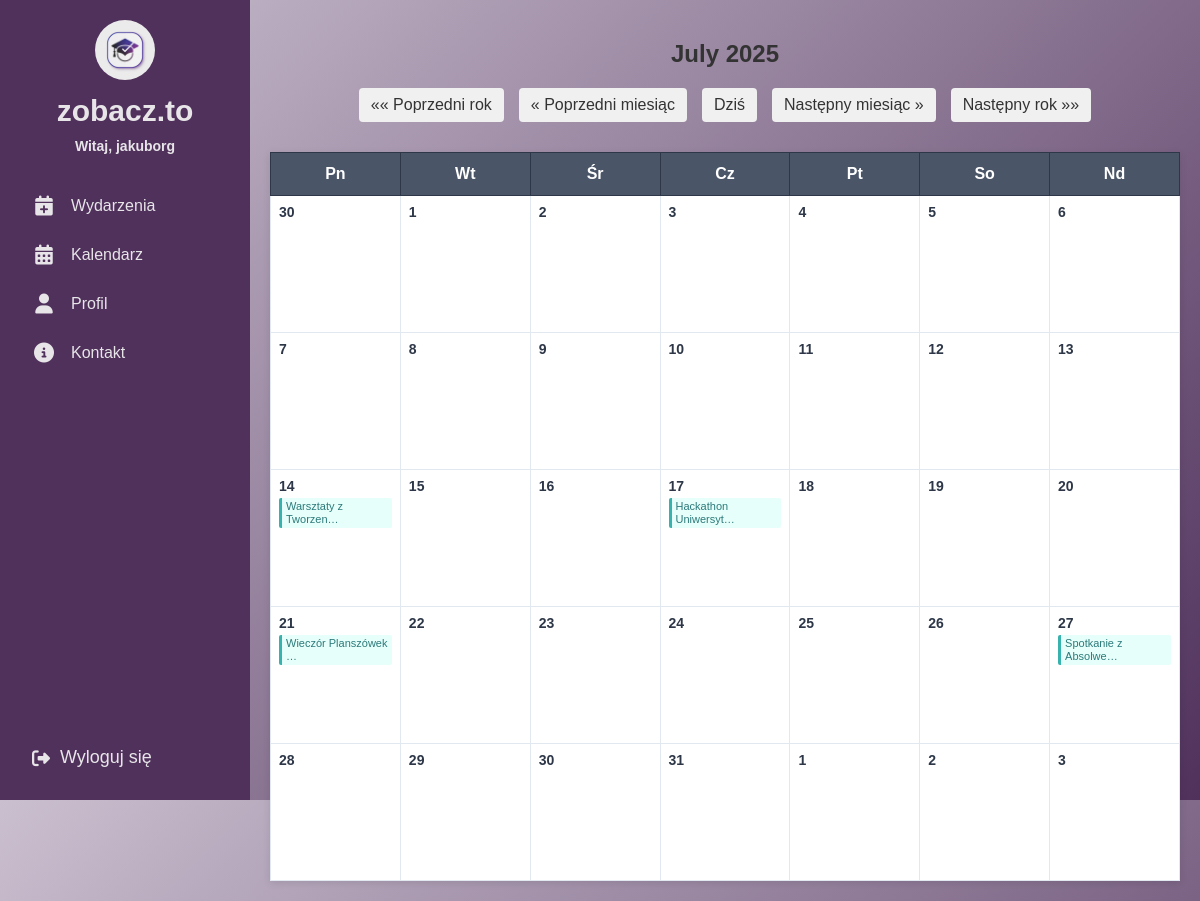
The page /events/calendar/2025/7/ (signed in) on the database its author committed.
### events/models.py (models this page shows, shortened)
class Event(models.Model):
    title = models.CharField("Tytuł", max_length=200)
    description = models.TextField("Opis wydarzenia")
    date = models.DateTimeField("Data")
    location = models.CharField("Lokalizacja", max_length=200)
    created_by = models.ForeignKey(User, on_delete=models.CASCADE, related_name="created_events")
    image = models.ImageField(upload_to='event_images/', null=True, blank=True)

### events/views.py (the view)
# urls.py: path("calendar/", views.custom_calendar_view, name="custom-calendar"),
def custom_calendar_view(request, year=None, month=None):
    today = date.today()
    year = int(year) if year else today.year
    month = int(month) if month else today.month
    cal = calendar.Calendar(firstweekday=0)  # Monday start
    month_days = cal.itermonthdates(year, month)
    events = Event.objects.filter(date__year=year, date__month=month)
    events_by_day = {}
    for event in events:
        day = event.date.date()
        events_by_day.setdefault(day, []).append(event)
    month_days_with_events = []
    for day in month_days:
        day_events = events_by_day.get(day, [])
        month_days_with_events.append({
            'day': day,
            'events': day_events
        })
    day_names = ["Pn", "Wt", "Śr", "Cz", "Pt", "So", "Nd"]
    context = {
        "month_days": month_days_with_events,
        "year": year,
        "month": month,
        "month_name": calendar.month_name[month],
        "day_names": day_names,
    }
    return render(request, "events/custom_calendar.html", context)

### templates/events/custom_calendar.html (shortened to what this page needs)
{% extends "base.html" %}
{% load static %}
{% block content %}
<div class="calendar-container">
    <div class="calendar-header">
        <h2>{{ month_name }} {{ year }}</h2>
    </div>
    <div class="calendar-navigation">
        <a href="{% url 'custom-calendar' year=year|add:'-1' month=month %}">&laquo;&laquo; Poprzedni rok</a>
        <a href="{% url 'custom-calendar' year=year month=month|add:'-1' %}">&laquo; Poprzedni miesiąc</a>
        <a href="{% url 'custom-calendar' %}">Dziś</a>
        <a href="{% url 'custom-calendar' year=year month=month|add:'1' %}">Następny miesiąc &raquo;</a>
        <a href="{% url 'custom-calendar' year=year|add:'1' month=month %}">Następny rok &raquo;&raquo;</a>
    </div>
    <table class="calendar-table">
        <thead>
            <tr>
                {% for day_name in day_names %}
                <th>{{ day_name }}</th>
                {% endfor %}
            </tr>
        </thead>
        <tbody>
            <tr>
            {% for day_data in month_days %}
                {% if forloop.counter0|divisibleby:7 and not forloop.first %}
                    </tr><tr>
                {% endif %}
                <td>
                    <div class="day-number">{{ day_data.day.day }}</div>
                    {% if day_data.events %}
                        <ul class="events-list">
                        {% for event in day_data.events %}
                            <li><a href="{% url 'event_detail' event.id %}" title="{{ event.title }}">{{ event.title|truncatechars:20 }}</a></li>
                        {% endfor %}
                        </ul>
                    {% endif %}
                </td>
            {% endfor %}
            </tr>
        </tbody>
    </table>
</div>
{% endblock %}

### templates/base.html (shortened to what this page needs)
{% load static %}
<!DOCTYPE html>
<html>
<head>
    <link rel="stylesheet" href="https://cdnjs.cloudflare.com/ajax/libs/font-awesome/6.4.0/css/all.min.css">
    <link rel="stylesheet" href="{% static 'css/home.css' %}">
    <link rel="stylesheet" href="{% static 'css/profile.css' %}">
    <link rel="stylesheet" href="{% static 'css/events.css' %}">
    <link rel="stylesheet" href="{% static 'css/organizer_request_form.css' %}">
    <link rel="stylesheet" href="{% static 'css/organizer_request_sent.css' %}">
    <link rel="stylesheet" href="{% static 'css/organizer_requests_list.css' %}">
</head>
<body>
<div class="sidebar">
  <div class="top">
    <div class="logo">
      <a href="{% url 'home' %}">
        <img src="{% static 'images/logo.jpeg' %}" alt="Logo">
      </a>
      <span class="site-name">zobacz.to</span>
      {% if user.is_authenticated %}
        <span class="username">Witaj, {{ user.username }}</span>
      {% endif %}
    </div>
    <div class="menu">
      <a href="{% url 'events_list' %}">
        <i class="fas fa-calendar-plus"></i>
        <span class="label">Wydarzenia</span>
      </a>
      <a href="{% url 'custom-calendar' %}">
        <i class="fas fa-calendar-alt"></i>
        <span class="label">Kalendarz</span>
      </a>
      <a href="{% url 'profile' %}">
        <i class="fas fa-user"></i>
        <span class="label">Profil</span>
      </a>
      <a href="{% url 'contact' %}">
        <i class="fas fa-info-circle"></i>
        <span class="label">Kontakt</span>
      </a>
    </div>
  </div>
  <div class="bottom">
    <form action="{% url 'logout' %}" method="post">
      <button type="submit">
        <i class="fas fa-sign-out-alt"></i>
        <span class="logout-label">Wyloguj się</span>
      </button>
    </form>
  </div>
</div>
  <main>
    <div class="main-content">
    {% block content %}
    {% endblock content %}
  </main>
</body>
</html>

### static/css/home.css (style rules this page uses)
:root { --light-purple: #CABFCF; --dark-purple: #50315C; --medium-purple: #583D9C; --white: #E7E5E8; --blue-purple: #4941A1; }
body { margin: 0; font-family: 'Arial', sans-serif; background: linear-gradient(135deg, var(--light-purple), var(--dark-purple)); height: 100vh; overflow-x: hidden; }
.main-content { min-height: 100vh; width: calc(100vw - 250px); max-width: calc(100vw - 250px); box-sizing: border-box; padding: 0; margin-left: 250px; transition: none; overflow-y: visible; color: #333; }
.sidebar { background-color: var(--dark-purple); width: 250px; display: flex; flex-direction: column; justify-content: space-between; color: var(--white); height: 100vh; position: fixed; left: 0; top: 0; z-index: 10; }
.sidebar .top, .sidebar .bottom { padding: 20px; }
.sidebar .logo { display: flex; flex-direction: column; align-items: center; }
.sidebar .logo img { width: 60px; height: 60px; border-radius: 50%; margin-bottom: 10px; transition: width 0.3s ease, height 0.3s ease; }
.sidebar .logo .site-name { font-size: 30px; font-weight: 700; color: var(--white); margin-bottom: 5px; }
.sidebar .username { font-weight: 600; font-size: 14px; text-align: left; margin-top: 5px; display: block !important; }
.menu { margin-top: 30px; }
.menu a { display: flex; align-items: center; gap: 15px; color: var(--white); text-decoration: none; padding: 12px; border-radius: 8px; transition: background 0.2s; white-space: nowrap; margin-bottom: 5px; }
.menu .label { font-size: 16px; display: block !important; }
.sidebar .menu i { font-size: 20px; min-width: 24px; text-align: center; }
.sidebar .bottom form { margin: 0; }
.sidebar .bottom button { background: none; border: none; color: var(--white); font-size: 18px; cursor: pointer; display: flex; align-items: center; gap: 10px; padding: 12px; width: 100%; text-align: left; border-radius: 8px; transition: background 0.2s; }

### templates/events/custom_calendar.html (style rules this page uses)
.calendar-container { max-width: 1200px; margin: 0 auto; padding: 20px; }
.calendar-header { text-align: center; margin-bottom: 20px; }
.calendar-navigation { display: flex; justify-content: center; gap: 15px; margin-bottom: 30px; flex-wrap: wrap; }
.calendar-navigation a { padding: 8px 12px; background-color: #f0f0f0; text-decoration: none; border-radius: 4px; color: #333; transition: background-color 0.2s; }
.calendar-table { width: 100%; border-collapse: collapse; box-shadow: 0 2px 8px rgba(0,0,0,0.1); background: white; }
.calendar-table th { background-color: #4a5568; color: white; padding: 12px 8px; text-align: center; font-weight: bold; border: 1px solid #2d3748; }
.calendar-table td { width: 14.28%; height: 120px; vertical-align: top; padding: 8px; border: 1px solid #e2e8f0; position: relative; background-color: #fff; }
.day-number { font-weight: bold; font-size: 14px; color: #2d3748; margin-bottom: 4px; }
.events-list { list-style: none; padding: 0; margin: 0; font-size: 11px; }
.events-list li { margin-bottom: 2px; padding: 2px 4px; background-color: #e6fffa; border-left: 3px solid #38b2ac; border-radius: 2px; line-height: 1.2; }
.events-list a { color: #2c7a7b; text-decoration: none; display: block; word-wrap: break-word; hyphens: auto; }

### rows shown on the page
Event: title "Warsztaty z Tworzen…"
Event: title "Hackathon Uniwersyt…"
Event: title "Wieczór Planszówek …"
Event: title "Spotkanie z Absolwe…"

### other values the page prints
{{ user.username }} "jakuborg"
{{ month_name }} "July"
{{ year }} "2025"
{{ day_name }} "Pn" "Wt" "Śr" "Cz" "Pt" "So" "Nd"
{{ day_data.day.day }} "30" "1" "2" "3" "4" "5" "6" "7" "8" "9" "10" "11" "12" "13" "14" "15" "16" "17" "18" "19" "20" "21" "22" "23" "24" "25" "26" "27" "28" "29" "30" "31" "1" "2" "3"
